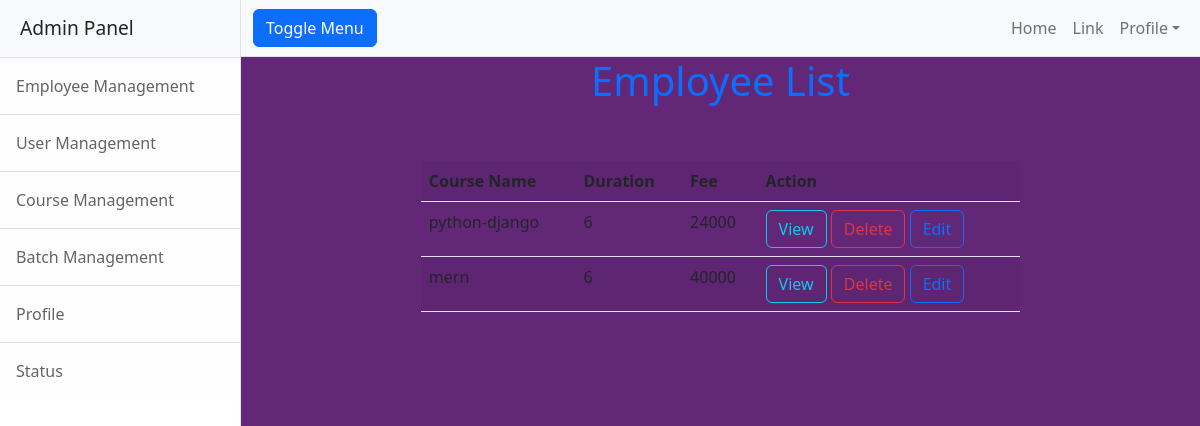
/courses/all, run on the app's committed database.
### emp/models.py (models this page shows, shortened)
class Courses(models.Model):
    course_name=models.CharField(max_length=100,unique=True)
    duration=models.CharField(max_length=100)
    fees=models.PositiveIntegerField()
    is_active=models.BooleanField(default=True)

### emp/views.py (the view)
# urls.py: path('courses/all',views.CourseListView.as_view(),name="course_list"),
class CourseListView(ListView):
    model=Courses
    template_name='course_list.html'
    context_object_name="courses"

### emp/templates/course_list.html (shortened to what this page needs)
{%extends 'base.html'%}
{%block body%}
<h1 class="text-center text-primary">Employee List</h1>
<div class="container">
    <div class="row mt-5">
        <div class="col-2"></div>
        <div class="col-8">
            <table class="table table-striped">
                <tr>
                    <th>Course Name</th>
                    <th>Duration</th>
                    <th>Fee</th>
                    <th>Action</th>
                </tr>
                {%for c in courses%}
                <tr>
                    <td>{{c.course_name}} </td>
                    <td> {{c.duration}}</td>
                    <td>{{c.fees}}</td>
                    <td>
                        <a href="{%url 'course_detail' c.id%}"class="btn btn-outline-info">View</a>
                        <a href="{%url 'course_delete' c.id%}"class="btn btn-outline-danger">Delete</a>
                        <a href="{%url 'course_edit' c.id%}"class="btn btn-outline-primary">Edit</a>
                    </td>
                </tr>
                {%endfor%}
            </table>
        </div>
        <div class="col-2"></div>
    </div>
</div>
{%endblock%}

### data on the page
Courses: course_name "python-django", duration "6", fees "24000"
Courses: course_name "mern", duration "6", fees "40000"
